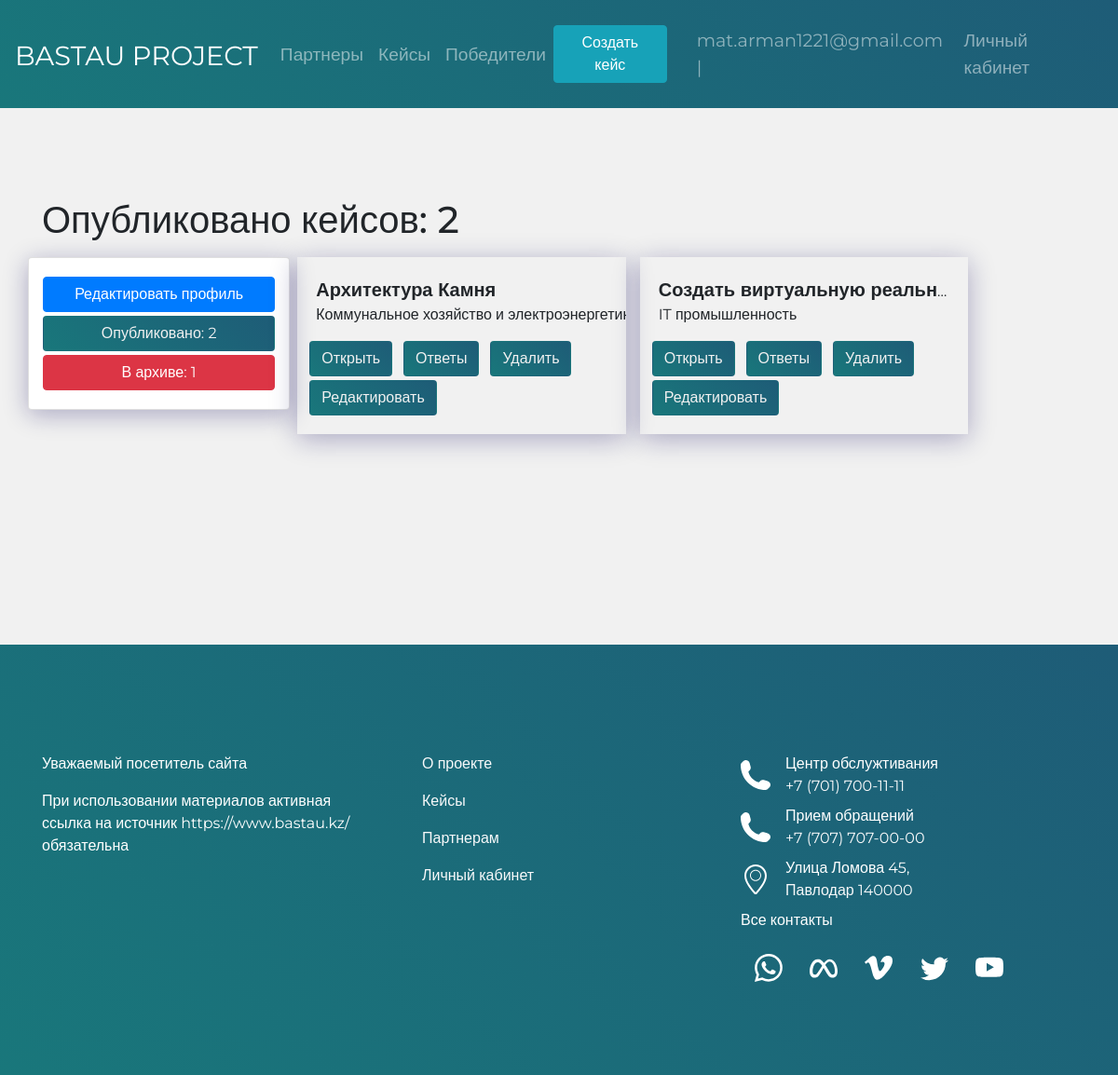
The app's page /mycases/ (signed in) with its own data.
### BastauApp/models.py (models this page shows)
class User(AbstractBaseUser, PermissionsMixin):
    email = models.EmailField(db_index=True, unique=True, max_length=254, verbose_name='Почта')
    phone = models.CharField(max_length=20, help_text='Номер телефона', verbose_name='Телефон')
    is_staff = models.BooleanField(default=True)
    is_active = models.BooleanField(default=True)
    is_superuser = models.BooleanField(default=False)
    is_student = models.BooleanField(default=False)
    is_partner = models.BooleanField(default=False)
    objects = CustomUserManager()
    REQUIRED_FIELDS = ["phone"]
    USERNAME_FIELD = 'email'
    class Meta:
        verbose_name = "Пользователь"
        verbose_name_plural = "Пользователи"

class Case(models.Model):
    title = models.CharField(max_length=200, verbose_name='Название')
    description = models.TextField(verbose_name='Описание кейса')
    date_of_create = models.DateTimeField(auto_now=True, verbose_name='Дата создания')
    date_of_edit = models.DateTimeField(auto_now_add=True, verbose_name='Дата последней редакции')
    date_of_close = models.DateTimeField(verbose_name='Дата закрытия')
    category = models.ForeignKey(Category, on_delete=models.CASCADE, verbose_name='Категории')
    file = models.FileField(verbose_name='Файл', upload_to="file",blank=True)
    region = models.CharField(max_length=50, choices=REGIONS, default=REGIONS[0],verbose_name='Область')
    user_id = models.ForeignKey(Partner, on_delete=models.CASCADE, related_name='partners', verbose_name='Организации')
    is_published = models.BooleanField(default=True, verbose_name='Опубликован')
    tags = TaggableManager()
    class Meta:
        verbose_name = "Кейс"
        verbose_name_plural = "Кейсы"
    def __str__(self):
        return self.title

class Category(models.Model):
    title = models.CharField(max_length=30, verbose_name='Название')
    class Meta:
        verbose_name = "Категория"
        verbose_name_plural = "Категории"
    def __str__(self):
        return self.title

### BastauApp/views.py (the view)
# urls.py: path('mycases/', views.ShowCasesPartner.as_view(), name='mycases'),
class ShowCasesPartner(ListView):
    model = Case
    context_object_name = 'cases'
    template_name = 'casepartners.html'
    extra_context = {'menu': menu}
    paginate_by = 6
    def get_queryset(self):
        now = datetime.datetime.now()
        queryset = Case.objects.filter(user_id=self.request.user.partner,is_published=True, date_of_close__gte=now)
        return queryset
    def get_context_data(self, **kwargs):
        now = datetime.datetime.now()
        queryset = Case.objects.filter(user_id=self.request.user.partner, is_published=False)
        qs = Case.objects.filter(user_id=self.request.user.partner, date_of_close__lte=now)
        superqs = queryset | qs
        context = super().get_context_data(**kwargs)
        context['total_active_records'] = Case.objects.filter(user_id=self.request.user.partner,is_published=True, date_of_close__gte=now).count()
        context['all_cases'] = Case.objects.filter(user_id=self.request.user.partner).count()
        context['case_isnt_published'] = superqs.count()
        return context

### BastauApp/templates/casepartners.html (shortened to what this page needs)
{% extends 'base.html' %}
  {% block content %}
<br><br><br><br>
 <div class="container">
     <h1 class="mb-3">Опубликовано кейсов: {{total_active_records}}</h1>
     <div class="row align-items-start">
         <div class="col-lg-3 mr-2 main-cases__item cases_public card">
                <a href='{% url "personal_partner" user.id %}'><button class="btn btn-block btn-primary">Редактировать профиль</button></a>
                <a href='{% url "mycases" %}'><button class="btn btn-block btn-gradient mt-1">Опубликовано: {{total_active_records}}</button></a>
                <a href='{% url "mycasesArchive" %}'><button class="btn btn-block btn-danger mt-1">В архиве: {{case_isnt_published}} </button></a>
         </div>
         <div class="col-lg-8">
             <div class="row ">
    {% for item in object_list %}
    {% if item.user_id.user.email == request.user.email %}
         <div class="col-lg-6 mb-2">
             <div class="row ">
         <div class="main-cases__item hidden">
            <span class="case__title">
                {{item}}
            </span>
                  <p>{{item.category}}</p>
                    <div class="row">
                        <a href="{% url 'detail_view_for_Partner' item.id %}"><button class="btn btn-gradient mr-1 ml-2 mb-1">Открыть</button></a>
                        <a href="{% url 'show_answer' item.id %}"><button class="btn btn-gradient mr-1 ml-2">Ответы</button></a>
                        <a href="{% url 'delete_case' item.id %}"><button class="btn btn-gradient mr-1 ml-2">Удалить</button></a>
                        <a href="{% url 'case_update' item.id %}"><button class="btn btn-gradient mr-1 ml-2">Редактировать</button></a>
                    </div>
             </div>
                </div>
         </div>
     <br>
         {% endif %}
    {% endfor %}
             </div>
         </div>
     </div>
 </div>
  {% endblock %}

### BastauApp/templates/base.html (shortened to what this page needs)
{% load static %}
<!DOCTYPE html>
<html lang="en">
  <head>
    <link type="text/css" href="{% static 'css/style.css' %}" rel="stylesheet" />
    <link type="text/css" href="{% static 'css/zero.css' %}" rel="stylesheet" />
    <link rel="stylesheet" href="https://cdnjs.cloudflare.com/ajax/libs/twitter-bootstrap/4.6.1/css/bootstrap.min.css">
  <link type="text/css" href="{% static 'select2/select2.css' %}" rel="stylesheet" />
    <link rel="stylesheet" href="https://cdn.jsdelivr.net/npm/bootstrap-icons@1.8.3/font/bootstrap-icons.css">
  </head>
  <body>
    <header class="header">
      <nav class="navbar navbar-expand-lg navbar-dark">
        {% block mainmenu %}
        <nav class="nav-item header-bastau align-middle"> <a href="{% url 'index' %}" class="navbar-brand">BASTAU PROJECT</a>
        </nav>
          <div class="collapse navbar-collapse" id="navbarTogglerDemo01">
            <ul class="navbar-nav mr-auto mt-2 mt-lg-0">
              {% for item in menu %}
              {% if not forloop.last %}
              <li class="nav-item "><a href="{% url item.url_name %}" class="nav-link">{{item.title}}</a></li>
              {% else %}
              <li class="nav-item"><a href="{% url item.url_name %}" class="nav-link">{{item.title}}</a></li>
              {% endif%}
            {% endfor %}
            </ul>
            <ul class="navbar-nav d-flex align-items-center mt-lg-0">
            {% if request.user.is_authenticated %}
                {% if request.user.is_student %}
                <li class="nav-item nav-link"> {{user.email}} </li>
                <li class="nav-item"><a href="{% url 'personal' user.id %}"  class="nav-link">Личный кабинет</a></li>
                {% elif request.user.is_partner %}
              <li class=""><a href="{% url 'createcase' %}"><button type="submit" class="btn btn-info mr-4" >Создать кейс</button></a></li>
                <li class="nav-item nav-link"> {{user.email}} | </li>
                <li class="nav-item"><a href="{% url 'personal_partner' user.id %}"  class="nav-link">Личный кабинет</a></li>
                {%endif%}
            {% else %}
            <li class="nav-item "><a href="{% url 'register' %}"  class="nav-link text-white">Регистрация</a></li>
              <li class="nav-item"><a href="{% url 'login'%}"  class="nav-link">Войти</a></li>
            {% endif %}
            </ul>
          </div>
      </nav>
        {% endblock mainmenu %}
    </header>
    <div class="main-content">
      {% block content %}
      {% endblock %}
    </div>
    <footer class="footer">
      <div class="container d-flex justify-content-center">
        <div class="row">
        <div class="footer__item col-lg-4 align-items-center mt-3">
          <div class="mb-3">Уважаемый посетитель сайта</div>
          <p>При использовании материалов активная ссылка на источник https://www.bastau.kz/ обязательна</p>
        </div>
        <div class="footer__item d-flex justify-content-start flex-column col-lg-4 mt-3 pl-5">
          <a href="{% url 'about' %}" class="text-light mb-3">
            О проекте
          </a>
          <a href="{% url 'showcases' %}" class="text-light mb-3">
            Кейсы
          </a>
          <a href="{% url 'partners' %}" class="text-light mb-3">
            Партнерам
          </a>
          {% if request.user.is_student %}
          <a href="{% url 'personal' user.id %}"  class="text-light">Личный кабинет</a>
          {% elif request.user.is_partner %}
          <a href="{% url 'personal_partner' user.id %}" class="text-light mb-3">Личный кабинет</a>
            {% endif %}
        </div>
        <div class="footer__item col-lg-4 mt-3">
          <div class="d-flex justify-content-start align-items-center mb-2">
            <img class="mr-3" src="{% static '/img_register/phone.svg' %}" alt="">
            <div>
              <span class="ma-0 pa-0">Центр обслужтивания</span> <br/>
              <a href="" class="text-light">+7 (701) 700-11-11</a>
            </div>
          </div>
          <div class="d-flex justify-content-start align-items-center mb-2">
            <img class="mr-3" src="{% static '/img_register/phone.svg' %}" alt="">
            <div>
              <span>Прием обращений</span><br/>
              <a href="" class="text-light">+7 (707) 707-00-00</a>
            </div>
          </div>
          <div class="d-flex justify-content-start align-items-center mb-2">
            <img class="mr-3" src="{% static '/img_register/location.svg' %}" alt="">
            <div>
              <span>Улица Ломова 45,</span><br/>
              <a href="" class="text-light">Павлодар 140000</a>
            </div>
          </div>
          <span>Все контакты</span>
          <div class="d-flex justify-content-around mt-4  mr-5">
          </div>
        </div>
        </div>
      </div>
    </footer>
  </body>
</html>

### BastauApp/static/css/style.css (style rules this page uses)
* { font-family: 'Montserrat', sans-serif; }
body { background-color: #f1f1f1 !important; height: 100%; }
html { height: 100%; }
.container { max-width: 1170px; margin: 0 auto; height: 100%; }
.header { display: flex; flex-direction: column; justify-content: space-between; width: 100%; background: -webkit-linear-gradient(45deg, rgb(25, 119, 123), rgb(30, 92, 119)); background: -moz-linear-gradient(45deg, rgb(25, 119, 123), rgb(30, 92, 119)); background: linear-gradient(45deg, rgb(25, 119, 123), rgb(30, 92, 119)); }
.navbar { display: flex; align-items: center; width: 100%; height: 100%; background: -webkit-linear-gradient(45deg, rgb(25, 119, 123), rgb(30, 92, 119)); background: -moz-linear-gradient(45deg, rgb(25, 119, 123), rgb(30, 92, 119)); background: linear-gradient(45deg, rgb(25, 119, 123), rgb(30, 92, 119)); }
.navbar-brand { font-size: 1.8rem!important; margin-right: 20px; }
.nav-link { font-size: 1.2rem; }
.case__title { font-size: 20px; font-weight: bold; }
.main-content { min-height: calc(80vh - 64px); }
body { position: relative; }
.footer { width: 100%; background: linear-gradient(45deg, rgb(25, 119, 123), rgb(30, 92, 119));; padding-top: 100px; padding-bottom: 100px; color: #fff; display: flex; justify-content: space-between; }
.footer__item { width: 30%; }
.main-cases__item { padding: 20px; box-shadow: rgb(12 6 91 / 31%) 0px 5px 27px 0px; max-width:100%; width:400px; }
.hidden { white-space: nowrap; overflow: hidden; text-overflow: ellipsis; }
.d-flex { display: flex; justify-content: space-between; }
.card { border-radius: 50px; }
.row { margin-right:0 !important; }
.cases_public { max-height:50% }
.btn-gradient { background: linear-gradient(45deg, rgb(25, 119, 123), rgb(30, 92, 119)); color: #f1f1f1!important; }
.header-bastau a { height: 100px; padding-top: 30px; }

### BastauApp/static/css/zero.css (style rules this page uses)
*, *::before, *::after { box-sizing: border-box; }
ul[class], ol[class] { padding: 0; }
body, h1, h2, h3, h4, p, ul[class], ol[class], li, figure, figcaption, blockquote, dl, dd { margin: 0; }
body { background-color: #f1f1f1; }
ul[class], ol[class] { list-style: none; }
a:not([class]) { text-decoration-skip-ink: auto; }
img { max-width: 100%; display: block; }
input, button, textarea, select { font: inherit; }
a { color:rgb(47, 148, 136) ; text-decoration: none; }
a:after { text-decoration: none; }

### records on screen
User: email "mat.arman1221@gmail.com"
Case: title "Архитектура Камня", category "Коммунальное хозяйство и электроэнер…"
Case: title "Создать виртуальную реальн…", category "IT промышленность"

### other values on screen
{{ item.title }} "Партнеры" "Кейсы"
{{ item.title }} "Победители"
{{ total_active_records }} "2"
{{ case_isnt_published }} "1"
